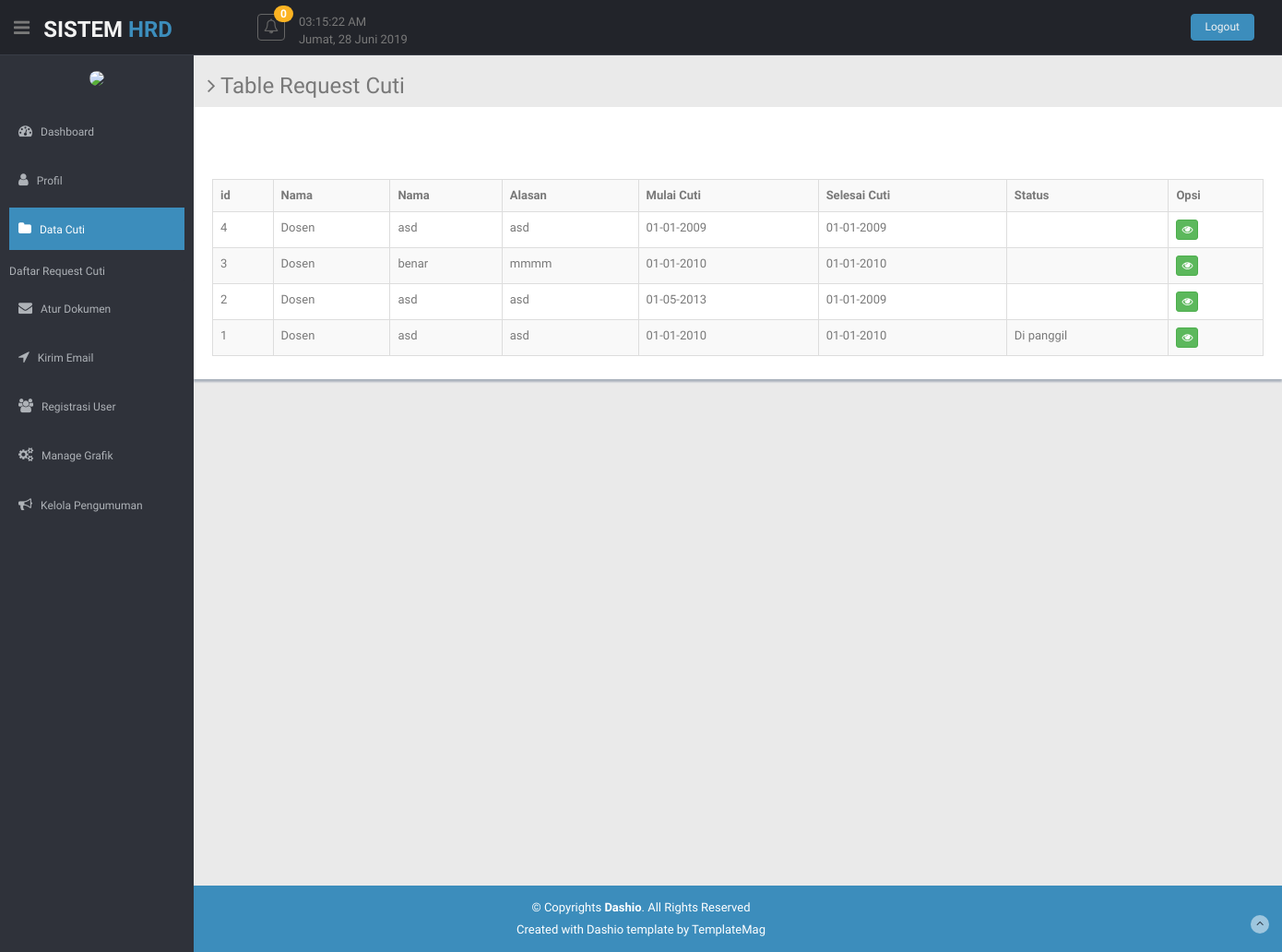
The app's page /admin/tablecuti.php with its own data.
### tables this page shows
CREATE TABLE `cuti` (
  `id_cuti` int(11) NOT NULL,
  `nama` varchar(200) NOT NULL,
  `tujuan` varchar(200) NOT NULL,
  `alasan` varchar(200) NOT NULL,
  `mulaicuti` varchar(200) NOT NULL,
  `selesaicuti` varchar(200) NOT NULL,
  `status` varchar(200) NOT NULL,
  `id_user` int(11) NOT NULL
);

### admin/tablecuti.php (the view, shortened to what this page needs)
<!DOCTYPE html>
<html lang="en">
<head>
  <link href="lib/bootstrap/css/bootstrap.min.css" rel="stylesheet">
  <link href="lib/font-awesome/css/font-awesome.css" rel="stylesheet" />
  <link href="css/style.css" rel="stylesheet">
  <link href="css/style-responsive.css" rel="stylesheet">
</head>
<body>
         <?php
            include('conn.php');
            $id = $_SESSION['id_user'];
              $query="SELECT * FROM user WHERE id_user='$id'";
    $query1=mysqli_query($conn,$query);
    $query2=mysqli_fetch_array($query1);
    ?>
  <section id="container">
    <header class="header black-bg">
      <div class="sidebar-toggle-box">
        <div class="fa fa-bars tooltips" data-placement="right" data-original-title="Toggle Navigation"></div>
      </div>
      <a href="index.php" class="logo"><b>Sistem<span>  HRD</span></b></a>
      <div class="nav notify-row" id="top_menu">
        <ul class="nav top-menu">
            <?php
                                $querys1 = "SELECT COUNT(id_cuti) FROM cuti WHERE status = 'menunggu'";
                                     $cuti = mysqli_query($conn, $querys1);
                                     $cutis = mysqli_fetch_array($cuti);
                                    ?>
          <li id="header_notification_bar" class="dropdown">
            <a data-toggle="dropdown" class="dropdown-toggle" >
              <i href="tablecuti.php" class="fa fa-bell-o"></i>
              <span class="badge bg-warning"><?=$cutis['COUNT(id_cuti)'];?></span>
              </a>
                    <li><?php include 'waktunow.php' ?></li>
          </li>
        </ul>
      </div>
      <div class="top-menu">
        <ul class="nav pull-right top-menu">
          <li><a class="logout" href="login.php">Logout</a></li>
        </ul>
      </div>
    </header>
    <aside>
      <div id="sidebar" class="nav-collapse ">
         <ul class="sidebar-menu" id="nav-accordion">
         <center><img src="img/<?php echo $query2['pas_photo']; ?>" width="100px;" style="border: 5px;padding-top: 0px;border-radius: 20px"/></center>
          <li class="mt">
            <a  href="indexadmin.php">
              <i class="fa fa-dashboard"></i>
              <span>Dashboard</span>
              </a>
          </li>
           <li>
            <a class="sub-menu" href="profile.php">
              <i class="fa fa-user"></i>
              <span> Profil</span>
              </a>
          </li>
           <li>
            <a class="active" href="datacuti.php">
              <i class="fa fa-folder"></i>
              <span> Data Cuti</span>
              </a>
              <ul class="sub">
              <li><a href="tablecuti.php">Daftar Request Cuti</a></li>
            </ul>
          </li>
             <li>
            <a  href="docmanage.php">
              <i class="fa fa-envelope"></i>
              <span>Atur Dokumen</span>
              </a>
          </li>
           <li>
            <a  href="kirimemail.php">
              <i class="fa fa-location-arrow"></i>
              <span>Kirim Email</span>
              </a>
          </li>
            <li>
            <a  href="Registeruser.php">
              <i class="fa fa-users"></i>
              <span>Registrasi User</span>
              </a>
          </li>
               <li>
            <a  href="grafik.php">
              <i class="fa fa-cogs"></i>
              <span>Manage Grafik</span>
              </a>
          </li>
                <li>
            <a  href="pengumuman2.php">
              <i class="fa fa-bullhorn"></i>
              <span>Kelola Pengumuman</span>
              </a>
          </li>
        </ul>
      </div>
    </aside>
    <section id="main-content">
      <section class="wrapper site-min-height">
        <h3><i class="fa fa-angle-right"></i> Table Request Cuti</h3>
     <div class="row content-panel">
        <div class="row mt">
          <div class="col-lg-12">
              <div class="container">
        <div class="row">
            <div class="col-lg-12">
                <br><br>
                  <div id="edit" class="tab-pane">
                <table class="table table-striped table-bordered table-hover">
                    <tr>
                        <th>id</th>
                        <th>Nama</th>
                        <th>Nama</th>
                        <th>Alasan</th>
                        <th>Mulai Cuti</th>
                        <th>Selesai Cuti</th>
                        <th>Status</th>
                        <th>Opsi</th>
                    </tr>
                    <?php
                    include('conn.php');
                        $query = "SELECT * FROM cuti ORDER BY id_cuti DESC ";
                        $item = mysqli_query($conn,$query);
                        while($items = mysqli_fetch_array($item)){
                    ?>
                    <tr>
                        <td><?=$items['id_cuti'];?></td>
                        <td><?=$items['nama'];?></td>
                        <td><?=$items['tujuan'];?></td>
                        <td><?=$items['alasan'];?></td>
                        <td><?=$items['mulaicuti'];?></td>
                        <td><?=$items['selesaicuti'];?></td>
                         <td><?=$items['status'];?></td>
                         <td>
                      <a href="detailrequest.php?id_cuti=<?=$items['id_cuti'];?>"><button class="btn btn-success btn-xs"><i class="fa fa-eye"></i></button></a>
                    </td>
                    </tr>
                <?php } ?>
                </table>
                        </div>
            </div>
        </div>
    </div>
          </div>
        </div>
        </div>
      </section>
    </section>
    <footer class="site-footer">
      <div class="text-center">
        <p>
          &copy; Copyrights <strong>Dashio</strong>. All Rights Reserved
        </p>
        <div class="credits">
          Created with Dashio template by <a href="https://templatemag.com/">TemplateMag</a>
        </div>
        <a href="blank.html#" class="go-top">
          <i class="fa fa-angle-up"></i>
          </a>
      </div>
    </footer>
  </section>
</body>
</html>

### admin/css/style.css (style rules this page uses)
body { color: #797979; background: #eaeaea; font-family: 'Ruda', sans-serif; padding: 0px !important; margin: 0px !important; font-size: 13px; }
ul li { list-style: none; }
a, a:hover, a:focus { text-decoration: none; outline: none; }
#container { width: 100%; height: 100%; }
.mt { margin-top: 25px; }
ul.top-menu>li>.logout { color: #f2f2f2; font-size: 12px; border-radius: 4px; -webkit-border-radius: 4px; border: 1px solid #3c8dbc !important; padding: 5px 15px; margin-right: 15px; background: #3c8dbc; margin-top: 15px; }
#sidebar { width: 210px; height: 100%; position: fixed; background: #2f323a; }
#sidebar ul li { position: relative; }
ul.sidebar-menu, ul.sidebar-menu li ul.sub { margin: -2px 0 0; padding: 0; }
ul.sidebar-menu { margin-top: 75px; }
#sidebar>ul>li>ul.sub { display: none; }
#sidebar>ul>li.active>ul.sub, #sidebar>ul>li>ul.sub>li>a { display: block; }
ul.sidebar-menu li ul.sub li { background: #2f323a; margin-bottom: 0; margin-left: 0; margin-right: 0; }
ul.sidebar-menu li ul.sub li:last-child { border-radius: 0 0 4px 4px; -webkit-border-radius: 0 0 4px 4px; }
ul.sidebar-menu li ul.sub li a { font-size: 12px; padding: 6px 0; line-height: 35px; height: 35px; -webkit-transition: all 0.3s ease; -moz-transition: all 0.3s ease; -o-transition: all 0.3s ease; -ms-transition: all 0.3s ease; transition: all 0.3s ease; color: #aeb2b7; }
ul.sidebar-menu li { margin-bottom: 5px; margin-left: 10px; margin-right: 10px; }
ul.sidebar-menu li a span { display: inline-block; }
ul.sidebar-menu li a { color: #aeb2b7; text-decoration: none; display: block; padding: 15px 0 15px 10px; font-size: 12px; outline: none; -webkit-transition: all 0.3s ease; -moz-transition: all 0.3s ease; -o-transition: all 0.3s ease; -ms-transition: all 0.3s ease; transition: all 0.3s ease; }
ul.sidebar-menu li a.active, ul.sidebar-menu li a:hover, ul.sidebar-menu li a:focus { background: #3c8dbc; color: #fff; display: block; -webkit-transition: all 0.3s ease; -moz-transition: all 0.3s ease; -o-transition: all 0.3s ease; -ms-transition: all 0.3s ease; transition: all 0.3s ease; }
ul.sidebar-menu li a i { font-size: 15px; padding-right: 6px; }
ul.sidebar-menu li a.active i { color: #fff; }
#main-content { margin-left: 210px; }
.header, .footer { min-height: 60px; padding: 0 15px; }
.header { position: fixed; left: 0; right: 0; z-index: 1002; }
.black-bg { background: #22242a; border-bottom: 1px solid #393d46; }
.wrapper { display: inline-block; margin-top: 60px; padding-left: 15px; padding-right: 15px; padding-bottom: 15px; padding-top: 0px; width: 100%; }
a.logo { font-size: 24px; color: #f2f2f2; float: left; margin-top: 15px; text-transform: uppercase; }
a.logo b { font-weight: 900; }
a.logo span { color: #3c8dbc; }
#top_menu .nav>li, ul.top-menu>li { float: left; }
.notify-row { float: left; margin-top: 15px; margin-left: 92px; }
ul.top-menu>li>a { color: #666666; font-size: 16px; border-radius: 4px; -webkit-border-radius: 4px; border: 1px solid #666666 !important; padding: 2px 6px; margin-right: 15px; }
.notify-row .badge { position: absolute; right: -10px; top: -10px; z-index: 100; }
.sidebar-toggle-box { float: left; padding-right: 15px; margin-top: 20px; }
.sidebar-toggle-box .fa-bars { cursor: pointer; display: inline-block; font-size: 20px; }
.content-panel { background: #ffffff; box-shadow: 0px 3px 2px #aab2bd; padding-top: 15px; padding-bottom: 5px; }
.badge.bg-warning { background: #FCB322; }
.site-footer { background: #3c8dbc; color: #fff; padding: 15px 0; }
.site-footer p { margin-bottom: 5px; }
.credits, .credits a { color: #fff; }
.go-top { margin-right: 1%; margin-top: -25px; float: right; background: rgba(255, 255, 255, .5); width: 20px; height: 20px; border-radius: 50%; -webkit-border-radius: 50%; }
.go-top i { color: #2A3542; }
.site-min-height { min-height: 900px; }

### records on screen
cuti: id_cuti "4", nama "Dosen", tujuan "asd", alasan "asd", mulaicuti "01-01-2009", selesaicuti "01-01-2009"
cuti: id_cuti "3", nama "Dosen", tujuan "benar", alasan "mmmm", mulaicuti "01-01-2010", selesaicuti "01-01-2010"
cuti: id_cuti "2", nama "Dosen", tujuan "asd", alasan "asd", mulaicuti "01-05-2013", selesaicuti "01-01-2009"
cuti: id_cuti "1", nama "Dosen", tujuan "asd", alasan "asd", mulaicuti "01-01-2010", selesaicuti "01-01-2010", status "Di panggil"

### other values on screen
$cutis['COUNT(id_cuti)'] "0"
